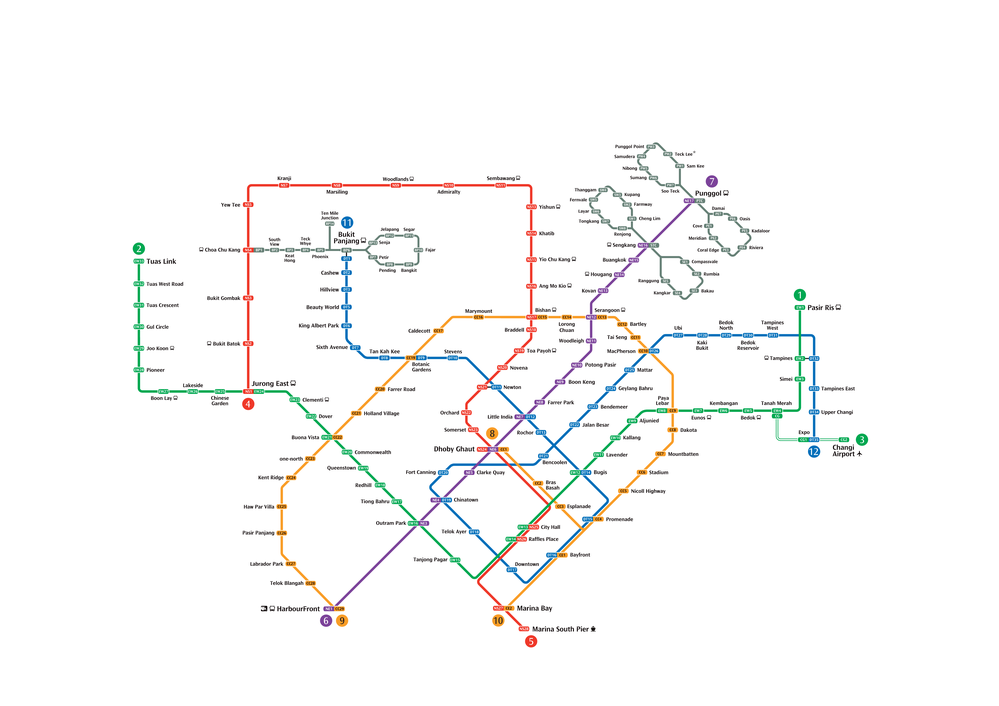
#> input picture mrt_clean.png, 999 x 706 px, shrunk from 6617 x 4678 before the run, found by its file name
$ python extract_v2.py
#> lines starting #> are read from the running program, lines starting #| are printed output that depends on the picture; after the words box and inside, x2 and y2 are one past the last pixel; in counts of white or black regions, pixels touching at a corner belong together
import sys
import cv2 as cv
import numpy as np
import json

def main(argv):

    default_file = "mrt_clean.png"
    filename = argv[0] if len(argv) > 0 else default_file

    src = cv.imread(cv.samples.findFile(filename))
#> src is the input picture: shape (706, 999, 3); mean B, G, R 248.6, 249.1, 249.2
    if src is None:
        print("Error opening image!")
        print("Usage: extract_downtown_line.py [image_name -- default " + default_file + "]\n")
        return -1

    height, width = src.shape[:2]
#> height = 706; width = 999

    # Convert to HSV and mask for green
    hsv = cv.cvtColor(src, cv.COLOR_BGR2HSV)
#> hsv: shape (706, 999, 3); mean H, S, V 4.7, 5.2, 251.2
    lower_green = np.array([50, 120, 120])
    upper_green = np.array([80, 255, 255])
    mask = cv.inRange(hsv, lower_green, upper_green)
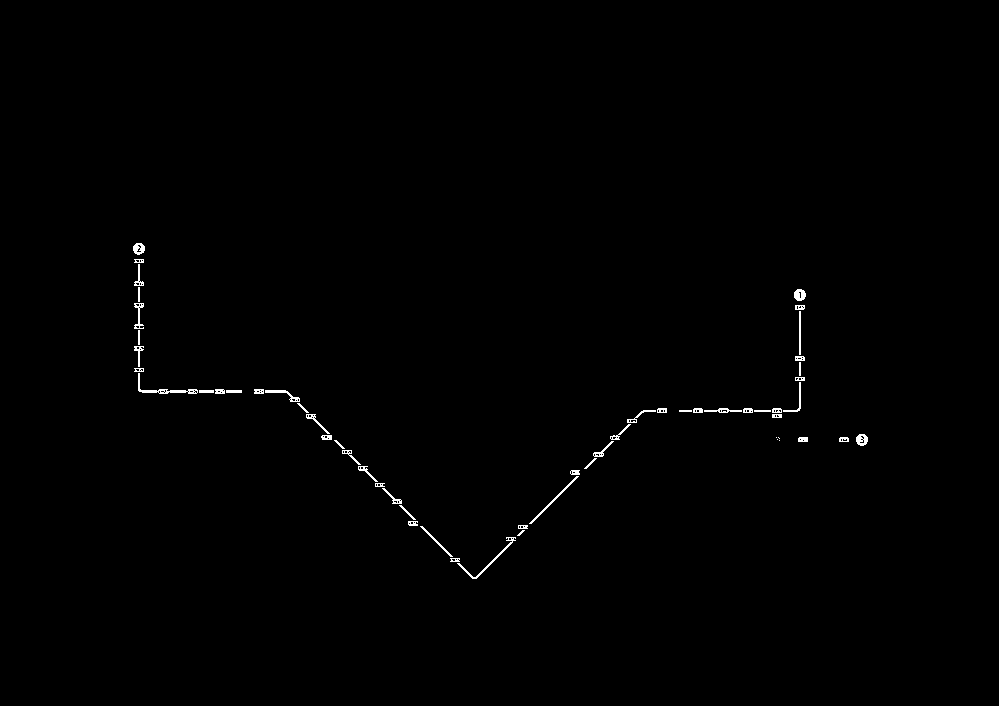
#> mask: shape (706, 999); 0.46% white in thin lines or dots, all inside (x1, y1, x2, y2) = (133, 243, 868, 579)

    # Edge detection
    edges = cv.Canny(mask, 50, 200, None, 3)
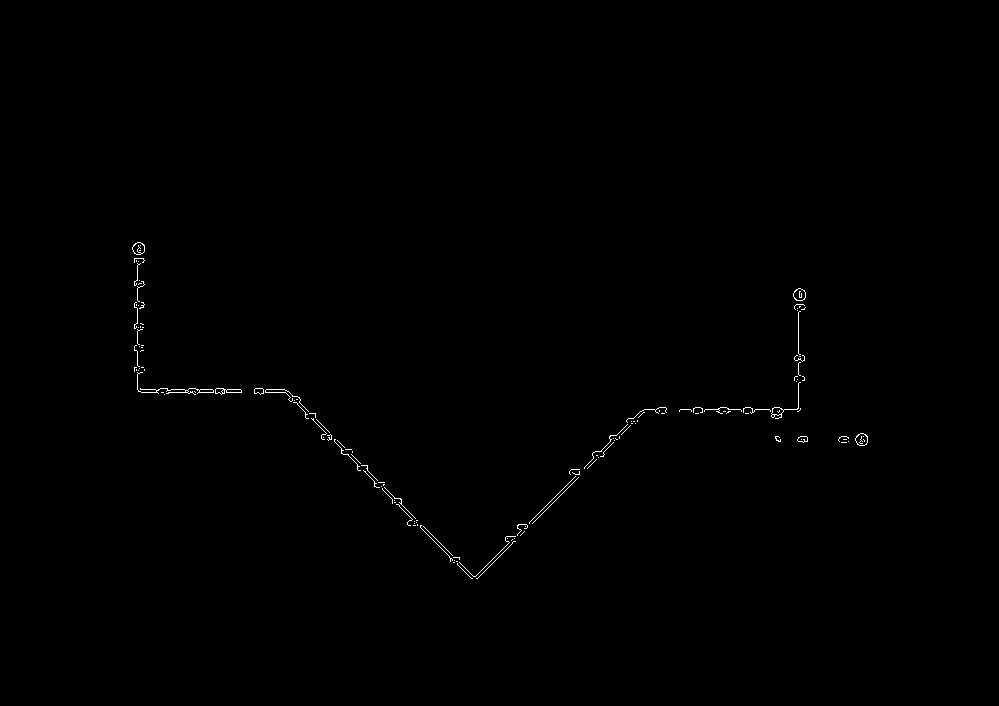
#> edges: shape (706, 999); 0.29% white in thin lines or dots, all inside (x1, y1, x2, y2) = (132, 242, 868, 579)

    # Binary image render
    edge_visual = np.zeros((height, width, 3), dtype=np.uint8)
    edge_visual[edges > 0] = (255, 255, 255)    # white edges on black

    # Save edge visualisation
    cv.imwrite("ewl_edges.png", edge_visual)
    print("Saved edge visualisation as ewl_edges.png")

    # Hough transform + JSON export
    linesP = cv.HoughLinesP(
        edges,
        1,
        np.pi / 180,
        threshold=50,
        minLineLength=60,
        maxLineGap=15
    )
#> linesP = [[282, 389, 471, 578], [288, 391, 473, 576], [475, 576, 640, 411], [477, 578, 646, 409], [141, 392, 284, 392], [798, 411, 798, 288], [137, 389, 137, 242], [140, 389, 284, 389], [644, 409, 800, 409]]

    extracted = {
        "line_name": "Downtown Line",
        "image_width": width,
        "image_height": height,
        "segments": []
    }

    if linesP is not None:
        for seg in linesP:
            x1, y1, x2, y2 = seg[0]
            extracted["segments"].append({
                "x1": int(x1),
                "y1": int(y1),
                "x2": int(x2),
                "y2": int(y2)
            })
#> this loop made 9 passes

    with open("ewl_v2.json", "w") as f:
        json.dump(extracted, f, indent=4)

    print("Saved segments to ewl_v2.json")

    return 0

if __name__ == "__main__":
    main(sys.argv[1:])

$ run again, with combined_dtl_ewl.png copied over mrt_clean.png
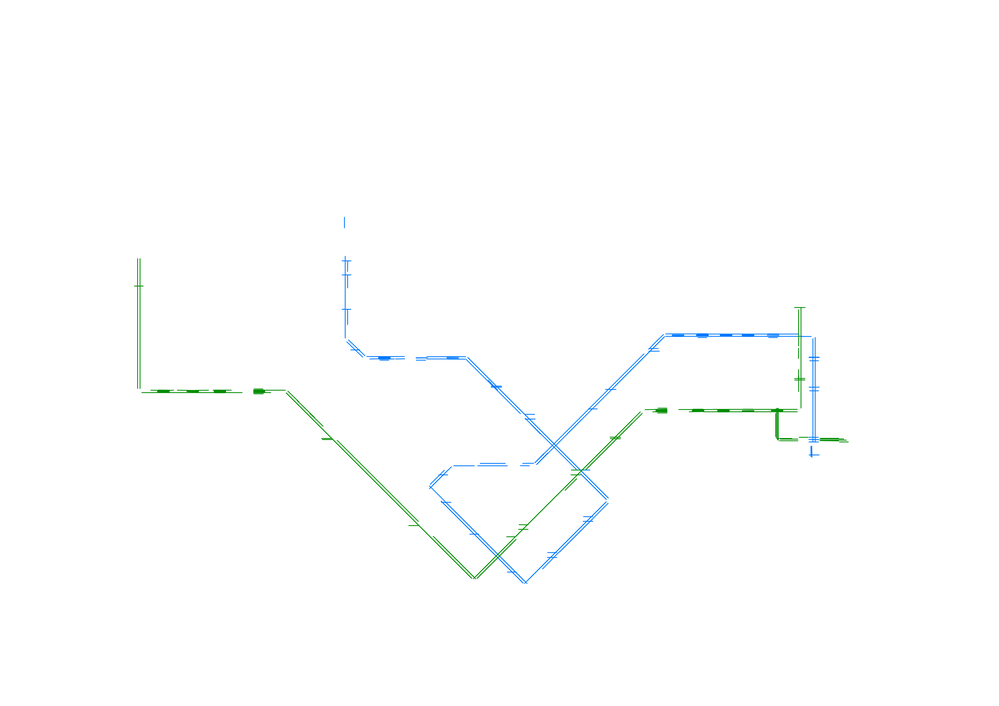
#> input picture combined_dtl_ewl.png, 999 x 706 px, shrunk from 6617 x 4678 before the run, found by its file name
#> in main, src is the input picture: shape (706, 999, 3); mean B, G, R 254.2, 254.2, 253.3
#> hsv: shape (706, 999, 3); mean H, S, V 1.6, 1.5, 254.6
#> in main, `mask = cv.inRange(hsv, lower_green, upper_green)`:
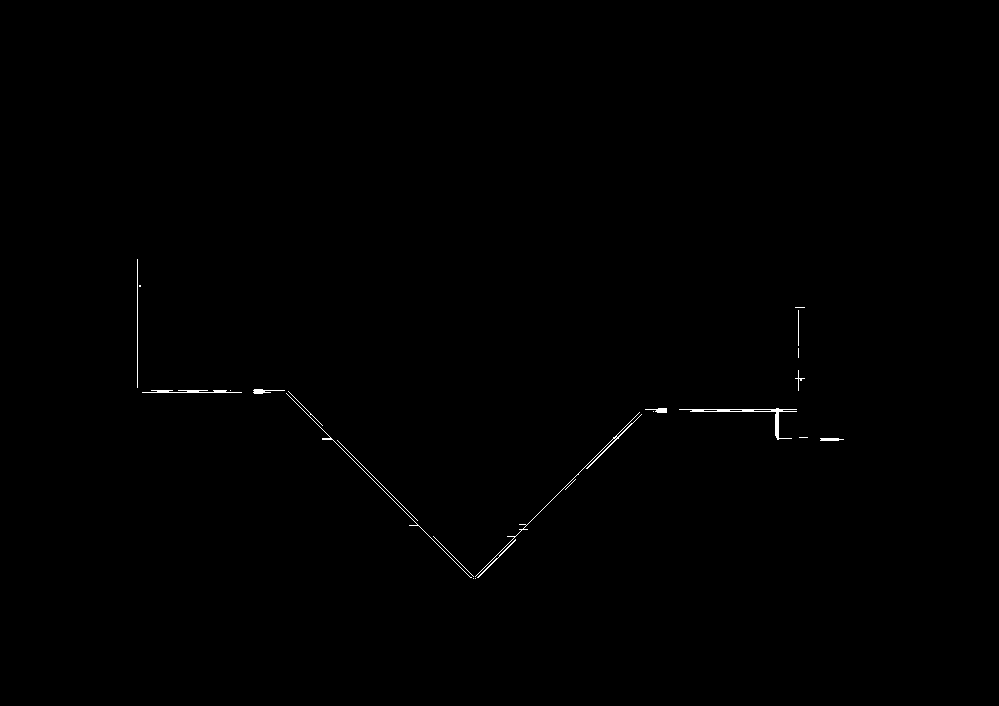
#> mask: shape (706, 999); 0.25% white in thin lines or dots, all inside (x1, y1, x2, y2) = (137, 259, 844, 579)
#> in main, `edges = cv.Canny(mask, 50, 200, None, 3)`:
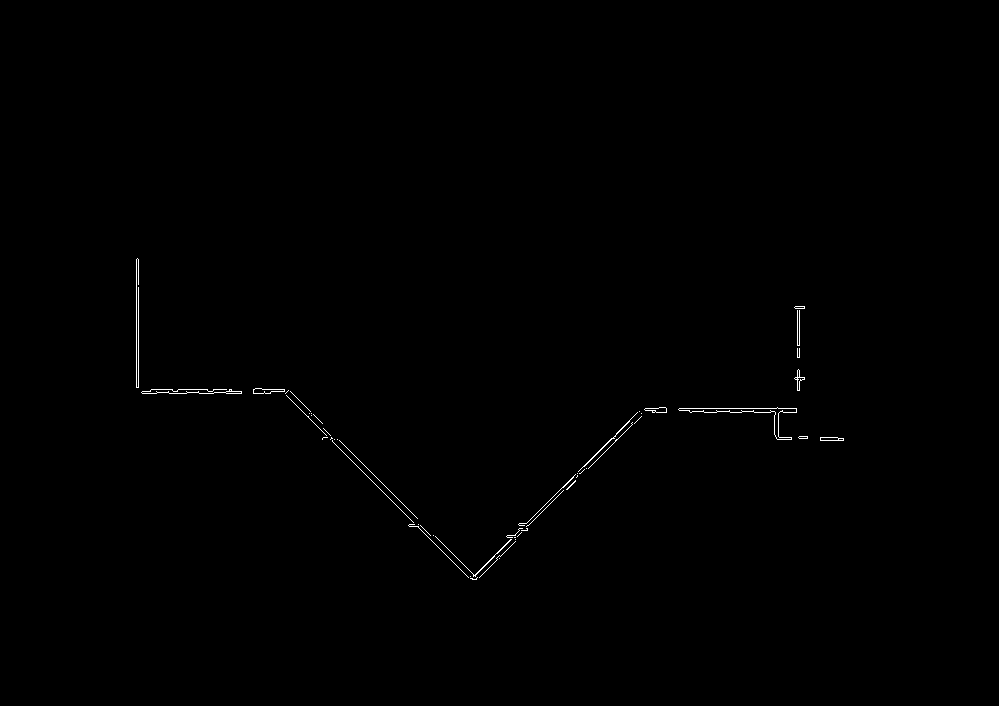
#> edges: shape (706, 999); 0.29% white in thin lines or dots, all inside (x1, y1, x2, y2) = (136, 258, 844, 580)
#> linesP = 15 rows, first 6: [563, 487, 639, 411], [280, 389, 468, 577], [339, 440, 417, 518], [138, 387, 138, 259], [645, 408, 796, 408], [136, 387, 136, 259]
#> the loop in main, `for seg in linesP:` made 15 passes
